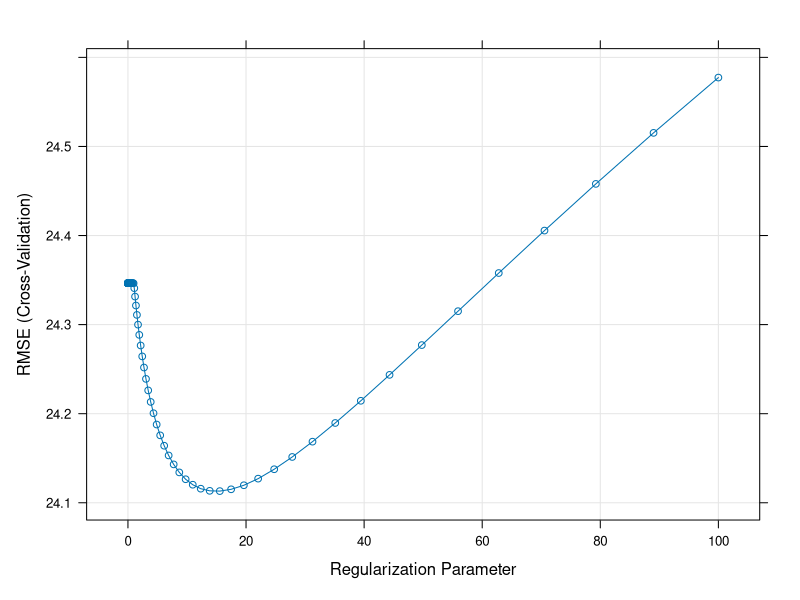
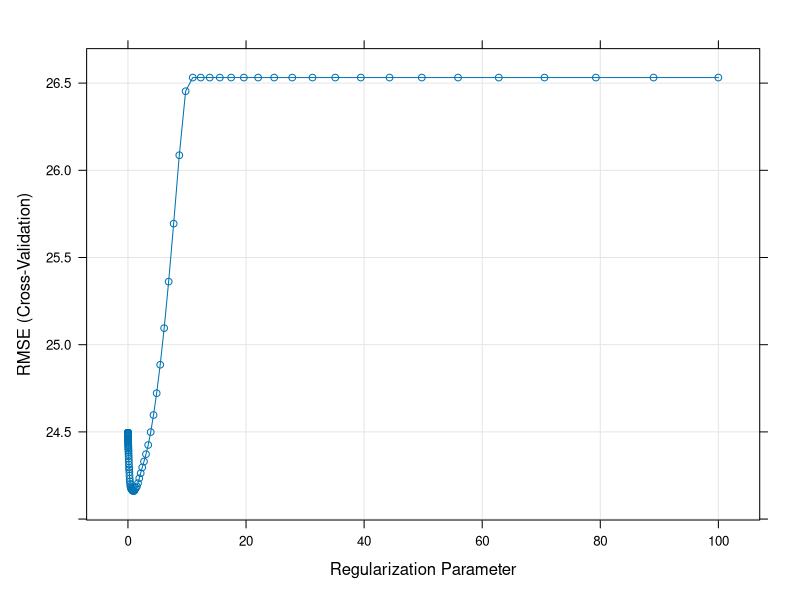
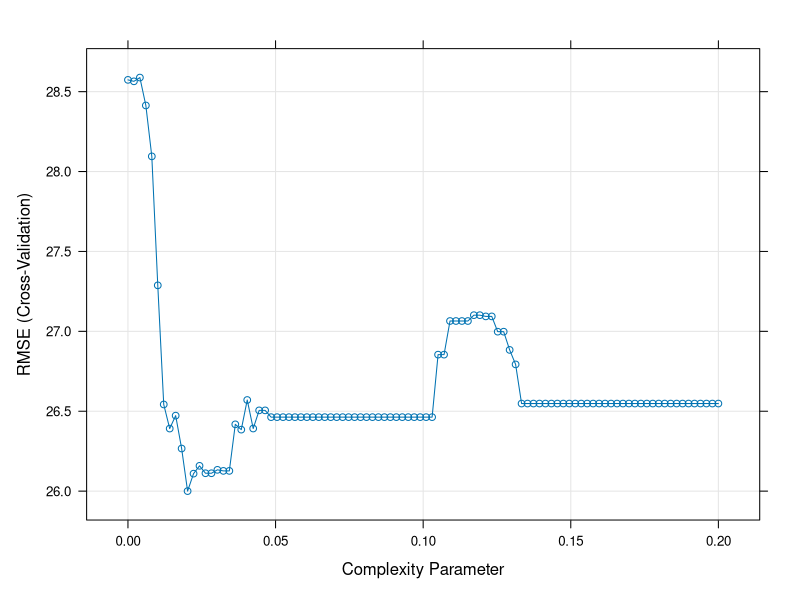
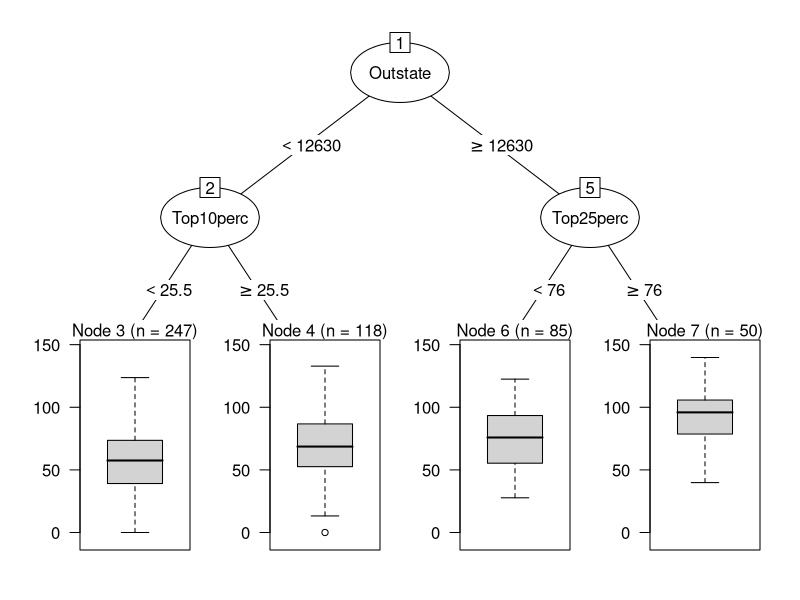
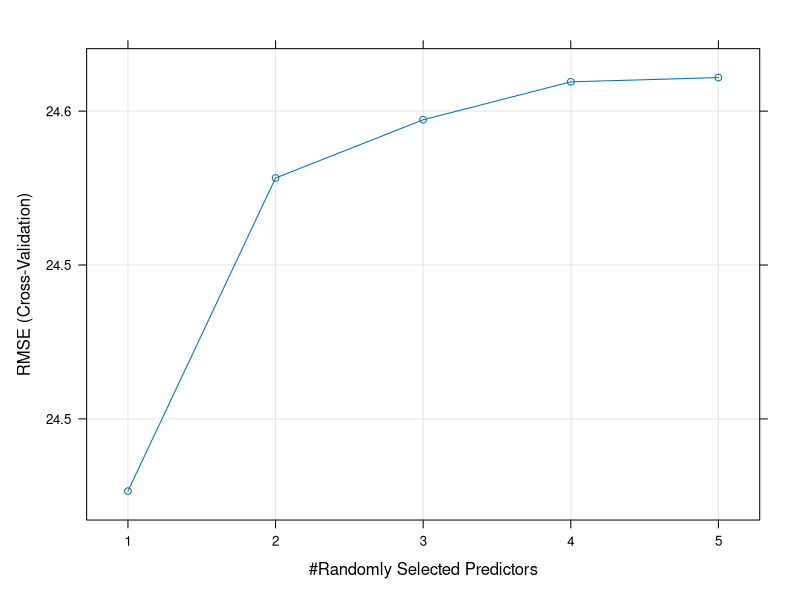

Source code (R) for these figures, in order:
## ---- chunk 1
knitr::opts_chunk$set(comment = NA, 
                      fig.width = 6, 
                      fig.height = 6,
                      fig.align = 'center',
                      echo = TRUE, 
                      eval = TRUE, 
                      warning = FALSE,
                      message = FALSE)

options(digits = 3)

set.seed(100)
## ---- chunk 2
# Load datasets locally
library(tidyverse)
college_train <- read_csv("1_Data/college_train.csv")
college_test <- read_csv("1_Data/college_test.csv")
house_train <- read_csv("1_Data/house_train.csv")
house_test <- read_csv("1_Data/house_test.csv")
## ---- chunk 3
# Load packages necessary for this script
library(tidyverse)
library(caret)
library(party)
library(partykit)
## ---- chunk 4
# Read college data
college_train <- read_csv(file = "1_Data/college_train.csv")
college_test <- read_csv(file = "1_Data/college_test.csv")

# Convert all character features to factor
college_train <- college_train %>%
  mutate_if(is.character, factor) 
college_test <- college_test %>%
          mutate_if(is.character, factor)
## ---- chunk 5
# Use 10-fold cross validation
ctrl_cv <- trainControl(method = "cv", 
                        number = 10) 
## ---- chunk 6
# Standard regression 
graduation_glm <- train(form = Grad.Rate ~ .,
                   data = college_train,
                   method = "glm",
                   trControl = ctrl_cv)
## ---- chunk 7
# Show final model
graduation_glm$finalModel
## ---- chunk 8
# Vector of lambda values to try
lambda_vec <- 10 ^ (seq(-3, 2, length = 100))
## ---- chunk 9
# Ridge regression
graduation_ridge <- train(form = Grad.Rate ~ .,
                          data = college_train,
                          method = "glmnet",
                          trControl = ctrl_cv,
                          preProcess = c("center", "scale"),    # Standardise
                          tuneGrid = data.frame(alpha = 0,      # Ridge penalty
                                                lambda = lambda_vec)) # Penalty weight

## ---- chunk 10
graduation_ridge
## ---- chunk 11
plot(graduation_ridge)
## ---- chunk 12
# Get coefficients from best lambda value
coef(graduation_ridge$finalModel, 
     graduation_ridge$bestTune$lambda)
## ---- chunk 13
# Save fitted value
glm_fit <- predict(graduation_glm)
## ---- chunk 14
# Lasso regression 
graduation_lasso <- train(form = Grad.Rate ~ .,
                          data = college_train,
                          method = "glmnet",
                          trControl = ctrl_cv,
                          preProcess = c("center", "scale"),   # Standardise
                          tuneGrid = data.frame(alpha = 1,     # Lasso penalty
                                                 lambda = lambda_vec)) # Penalty weight
## ---- chunk 15
graduation_lasso
## ---- chunk 16
plot(graduation_lasso)
## ---- chunk 17
# Get coefficients from best lambda value
coef(graduation_lasso$finalModel, 
     graduation_lasso$bestTune$lambda)
## ---- chunk 18
# store criteria
criterion_train <- college_train$Grad.Rate
criterion_test <- college_test$Grad.Rate
## ---- chunk 19
# store fitted values
glm_fit <- predict(graduation_glm)
ridge_fit <- predict(graduation_ridge)
lasso_fit <- predict(graduation_lasso)
## ---- chunk 20
# evaluate fit
postResample(pred = glm_fit, obs = criterion_train)
postResample(pred = ridge_fit, obs = criterion_train)
postResample(pred = lasso_fit, obs = criterion_train)
## ---- chunk 21
# store predicted values
glm_pred <- predict(graduation_glm, newdata = college_test)
ridge_pred <- predict(graduation_ridge, newdata = college_test)
lasso_pred <- predict(graduation_lasso, newdata = college_test)
## ---- chunk 22
# evaluate fit
postResample(pred = glm_pred, obs = criterion_test)
postResample(pred = ridge_pred, obs = criterion_test)
postResample(pred = lasso_pred, obs = criterion_test)
## ---- chunk 23
# Determine possible values for cp
cp_vec <- seq(from = 0, to = .2, length = 100)
## ---- chunk 24
# Decision tree
graduation_rpart <- train(form = Grad.Rate ~ .,
                  data = college_train,
                  method = "rpart",
                  trControl = ctrl_cv,
                  tuneGrid = data.frame(cp = cp_vec))
## ---- chunk 25
graduation_rpart
## ---- chunk 26
plot(graduation_rpart)
## ---- chunk 27
# Visualise your trees
plot(as.party(graduation_rpart$finalModel)) 
## ---- chunk 28
# mtry candidates
mtry_vec <- 1:5
## ---- chunk 29
# Random forest
graduation_rf <- train(form = Grad.Rate ~ .,
                   data = college_train,
                   method = "rf",
                   trControl = ctrl_cv,
                   tuneGrid = data.frame(mtry = mtry_vec))
## ---- chunk 30
graduation_rf
## ---- chunk 31
plot(graduation_rf)
## ---- chunk 32
# store fitted values
rpart_fit <- predict(graduation_rpart)
rf_fit <- predict(graduation_rf)
## ---- chunk 33
# evaluate fit
postResample(pred = rpart_fit, obs = criterion_train)
postResample(pred = rf_fit, obs = criterion_train)
## ---- chunk 34
# store predicted values
rpart_pred <- predict(graduation_rpart, newdata = college_test)
rf_pred <- predict(graduation_rf, newdata = college_test)
## ---- chunk 35
# evaluate fit
postResample(pred = rpart_pred, obs = criterion_test)
postResample(pred = rf_pred, obs = criterion_test)
## ---- chunk 36
library(tidyverse)
library(ggthemes)
